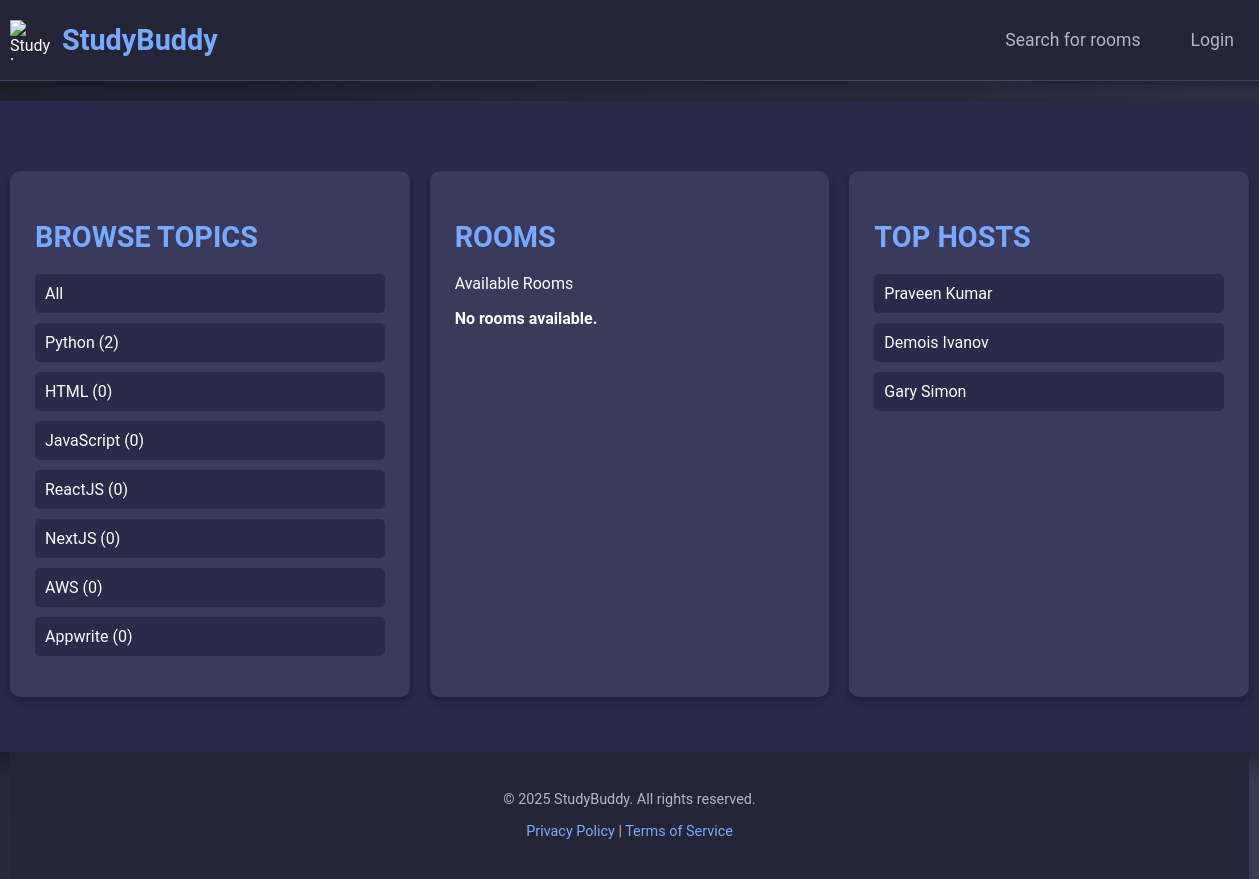
Before: / (signed in) with the older database file.
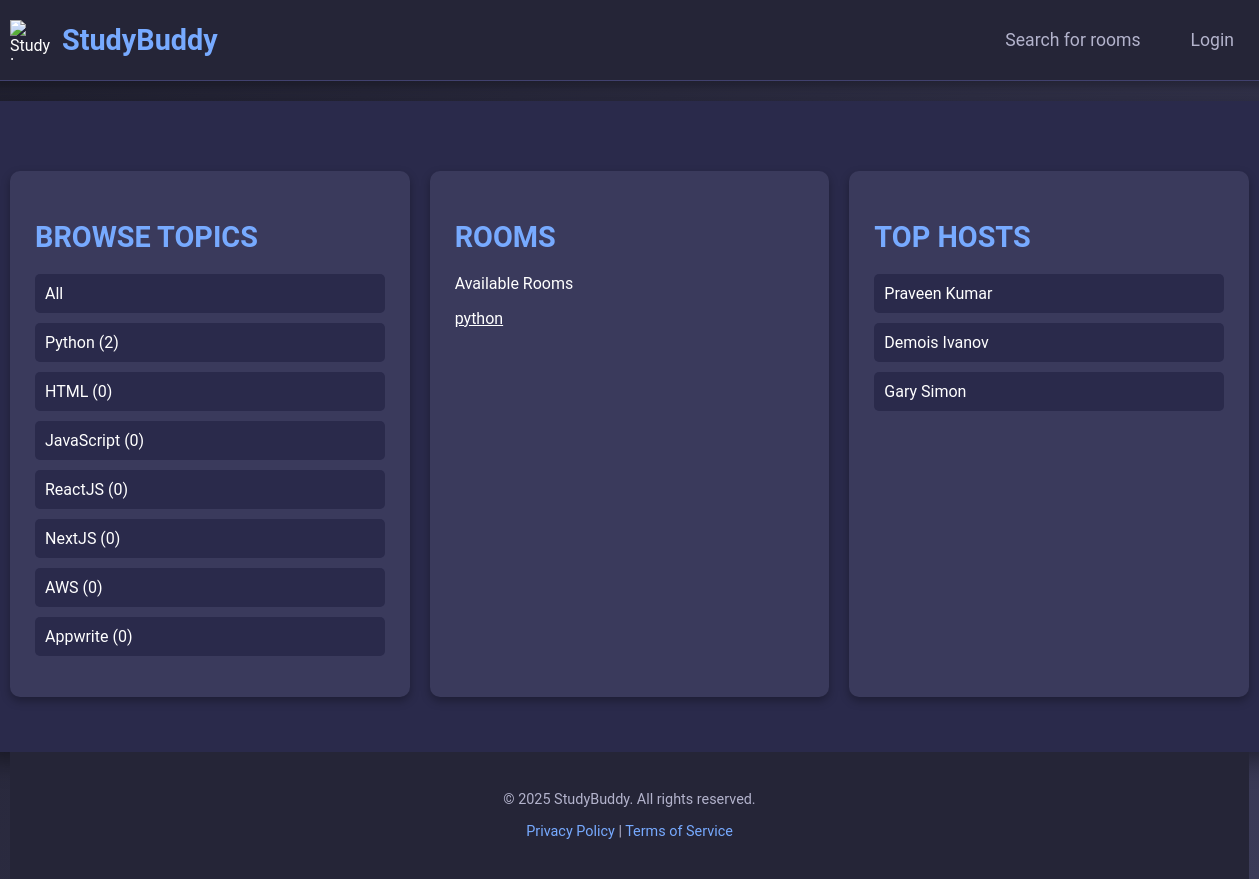
After: the same page with the newer database file.
### clients/models.py (models this page shows, shortened)
class Room(models.Model):
    roomid=models.AutoField(primary_key=True)
    name=models.CharField(max_length=50)
    roomdescription=models.TextField()
    updatetime=models.DateTimeField(auto_now=True,null=True)
    createdtime=models.DateTimeField(auto_now_add=True)
    clientid=models.ForeignKey(registration,on_delete=models.CASCADE)
    capacity = models.IntegerField(null=True, blank=True)
    participants=models.ManyToManyField(registration,related_name='participants')
    def __str__(self):
        return self.name

### clients/views.py (the view)
# urls.py: path('',views.home,name="home"),
def home(request):
    if not request.session.get("id"):
        return redirect('login')
    croom=Room.objects.filter(clientid=request.session.get("id"))
    print(croom)
    return render(request, "clients/home.html", {'rooms': croom})

### clients/templates/clients/home.html (shortened to what this page needs)
<!DOCTYPE html>
<html lang="en">
<head>
</head>
<body>
    <div class="header">
        <div class="logo">
            <img src="logo.png" alt="StudyBuddy Logo">
            <span>StudyBuddy</span>
        </div>
        <nav>
            <a href="#">Search for rooms</a>
            <a href="{% url "login" %}">Login</a>
        </nav>
    </div>
    <div class="container">
        <div class="grid-container">
            <div class="section">
                <h2>BROWSE TOPICS</h2>
                <ul>
                    <li>All</li>
                    <li>Python (2)</li>
                    <li>HTML (0)</li>
                    <li>JavaScript (0)</li>
                    <li>ReactJS (0)</li>
                    <li>NextJS (0)</li>
                    <li>AWS (0)</li>
                    <li>Appwrite (0)</li>
                </ul>
            </div>
            <div class="section">
                <h2>ROOMS</h2>
                <p>Available Rooms</p>
                <div>
                    {% for room in rooms %}
                        <a href="{% url 'roomdetail' room.roomid %}"style="color:white"><p>{{ room.name }}</p></a>
                    {% empty %}
                        <p><strong>No rooms available.</strong></p>
                    {% endfor %}
                </div>
            </div>
            <div class="section">
                <h2>TOP HOSTS</h2>
                <ul>
                    <li>Praveen Kumar</li>
                    <li>Demois Ivanov</li>
                    <li>Gary Simon</li>
                </ul>
            </div>
        </div>
    </div>
    <div class="footer">
        <p>&copy; 2025 StudyBuddy. All rights reserved.</p>
        <p>
            <a href="#">Privacy Policy</a> | <a href="#">Terms of Service</a>
        </p>
    </div>
</body>
</html>

Changed rows visible on the page:
now on this page (row edited): Room: name "python"
Other visible differences:
text no longer shown: "No rooms available."
